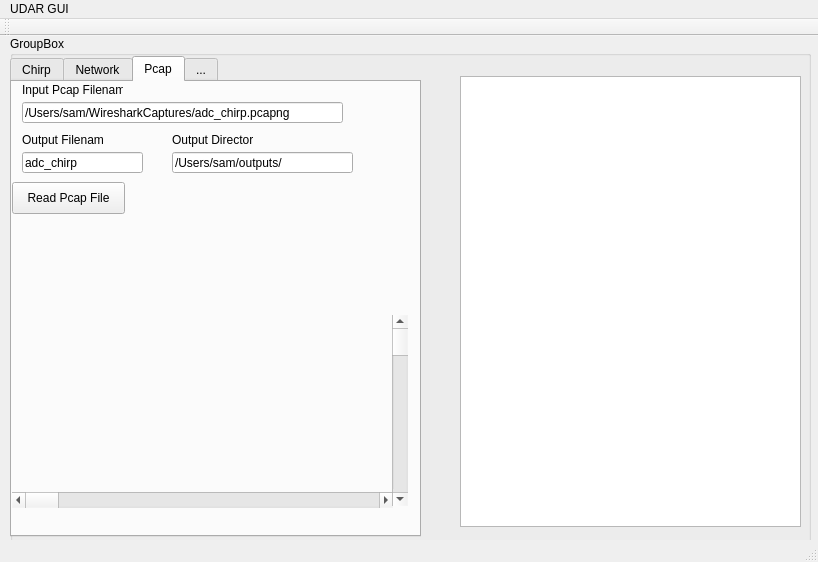
<?xml version="1.0" encoding="UTF-8"?>
<ui version="4.0">
 <class>UDAR_Controller</class>
 <widget class="QMainWindow" name="UDAR_Controller">
  <property name="geometry">
   <rect>
    <x>0</x>
    <y>0</y>
    <width>818</width>
    <height>562</height>
   </rect>
  </property>
  <property name="windowTitle">
   <string>UDAR_Controller</string>
  </property>
  <property name="styleSheet">
   <string notr="true">font: 10pt &quot;.SF NS Text&quot;;</string>
  </property>
  <widget class="QWidget" name="centralWidget">
   <widget class="QGroupBox" name="groupBox">
    <property name="geometry">
     <rect>
      <x>10</x>
      <y>0</y>
      <width>801</width>
      <height>511</height>
     </rect>
    </property>
    <property name="title">
     <string>GroupBox</string>
    </property>
    <widget class="QTabWidget" name="tabWidget">
     <property name="geometry">
      <rect>
       <x>0</x>
       <y>20</y>
       <width>411</width>
       <height>481</height>
      </rect>
     </property>
     <property name="currentIndex">
      <number>2</number>
     </property>
     <widget class="QWidget" name="tab_1">
      <attribute name="title">
       <string>Chirp</string>
      </attribute>
      <widget class="QPushButton" name="readButton">
       <property name="geometry">
        <rect>
         <x>10</x>
         <y>400</y>
         <width>113</width>
         <height>32</height>
        </rect>
       </property>
       <property name="text">
        <string>Read</string>
       </property>
      </widget>
      <widget class="QPushButton" name="writeButton">
       <property name="geometry">
        <rect>
         <x>150</x>
         <y>400</y>
         <width>113</width>
         <height>32</height>
        </rect>
       </property>
       <property name="text">
        <string>Write</string>
       </property>
      </widget>
      <widget class="QLineEdit" name="valueWriteText">
       <property name="geometry">
        <rect>
         <x>150</x>
         <y>370</y>
         <width>113</width>
         <height>21</height>
        </rect>
       </property>
      </widget>
      <widget class="QLineEdit" name="addressText">
       <property name="geometry">
        <rect>
         <x>20</x>
         <y>370</y>
         <width>113</width>
         <height>21</height>
        </rect>
       </property>
      </widget>
      <widget class="QLabel" name="label_6">
       <property name="geometry">
        <rect>
         <x>20</x>
         <y>10</y>
         <width>81</width>
         <height>16</height>
        </rect>
       </property>
       <property name="text">
        <string>Chirp PRF (s)</string>
       </property>
      </widget>
      <widget class="QLabel" name="label_8">
       <property name="geometry">
        <rect>
         <x>20</x>
         <y>200</y>
         <width>101</width>
         <height>16</height>
        </rect>
       </property>
       <property name="text">
        <string>Min Freq. (MHz)</string>
       </property>
      </widget>
      <widget class="QLabel" name="label_10">
       <property name="geometry">
        <rect>
         <x>20</x>
         <y>350</y>
         <width>81</width>
         <height>16</height>
        </rect>
       </property>
       <property name="text">
        <string>Address</string>
       </property>
      </widget>
      <widget class="QLabel" name="label_9">
       <property name="geometry">
        <rect>
         <x>180</x>
         <y>10</y>
         <width>111</width>
         <height>16</height>
        </rect>
       </property>
       <property name="text">
        <string>ADC Sample Cycles</string>
       </property>
      </widget>
      <widget class="QSpinBox" name="adcSamples_spinBox">
       <property name="geometry">
        <rect>
         <x>190</x>
         <y>30</y>
         <width>91</width>
         <height>24</height>
        </rect>
       </property>
       <property name="maximum">
        <number>999999</number>
       </property>
       <property name="value">
        <number>200</number>
       </property>
      </widget>
      <widget class="QDoubleSpinBox" name="minFreq_dSpinBox">
       <property name="geometry">
        <rect>
         <x>20</x>
         <y>220</y>
         <width>101</width>
         <height>24</height>
        </rect>
       </property>
       <property name="decimals">
        <number>6</number>
       </property>
       <property name="maximum">
        <double>999999.999998999992386</double>
       </property>
       <property name="value">
        <double>5.000000000000000</double>
       </property>
      </widget>
      <widget class="QDoubleSpinBox" name="chirpPRF_dSpinBox">
       <property name="geometry">
        <rect>
         <x>20</x>
         <y>30</y>
         <width>111</width>
         <height>24</height>
        </rect>
       </property>
       <property name="decimals">
        <number>6</number>
       </property>
       <property name="maximum">
        <double>999999.999998999992386</double>
       </property>
       <property name="value">
        <double>10.000000000000000</double>
       </property>
      </widget>
      <widget class="QLabel" name="label_7">
       <property name="geometry">
        <rect>
         <x>140</x>
         <y>200</y>
         <width>111</width>
         <height>16</height>
        </rect>
       </property>
       <property name="text">
        <string>Chirp Slope (MHz/us)</string>
       </property>
      </widget>
      <widget class="QDoubleSpinBox" name="chirpSlope_dSpinBox">
       <property name="geometry">
        <rect>
         <x>150</x>
         <y>220</y>
         <width>91</width>
         <height>24</height>
        </rect>
       </property>
       <property name="decimals">
        <number>6</number>
       </property>
       <property name="maximum">
        <double>999999999.999999046325684</double>
       </property>
       <property name="value">
        <double>10.000000000000000</double>
       </property>
      </widget>
      <widget class="QLabel" name="label_13">
       <property name="geometry">
        <rect>
         <x>160</x>
         <y>250</y>
         <width>81</width>
         <height>16</height>
        </rect>
       </property>
       <property name="text">
        <string>Chirp Time (us)</string>
       </property>
      </widget>
      <widget class="QDoubleSpinBox" name="chirpTime_dSpinBox">
       <property name="geometry">
        <rect>
         <x>160</x>
         <y>270</y>
         <width>81</width>
         <height>24</height>
        </rect>
       </property>
       <property name="decimals">
        <number>3</number>
       </property>
       <property name="maximum">
        <double>1000000000.000000000000000</double>
       </property>
       <property name="value">
        <double>5.000000000000000</double>
       </property>
      </widget>
      <widget class="QLabel" name="label_11">
       <property name="geometry">
        <rect>
         <x>150</x>
         <y>350</y>
         <width>81</width>
         <height>16</height>
        </rect>
       </property>
       <property name="text">
        <string>Command</string>
       </property>
      </widget>
      <widget class="QDoubleSpinBox" name="chirpBW_dSpinBox">
       <property name="geometry">
        <rect>
         <x>20</x>
         <y>270</y>
         <width>101</width>
         <height>24</height>
        </rect>
       </property>
       <property name="decimals">
        <number>6</number>
       </property>
       <property name="maximum">
        <double>999999.999998999992386</double>
       </property>
       <property name="value">
        <double>50.000000000000000</double>
       </property>
      </widget>
      <widget class="QLabel" name="label_12">
       <property name="geometry">
        <rect>
         <x>20</x>
         <y>250</y>
         <width>101</width>
         <height>16</height>
        </rect>
       </property>
       <property name="text">
        <string>Bandwidth (MHz)</string>
       </property>
      </widget>
      <widget class="QLabel" name="label_14">
       <property name="geometry">
        <rect>
         <x>120</x>
         <y>70</y>
         <width>91</width>
         <height>16</height>
        </rect>
       </property>
       <property name="text">
        <string>Chirp Tuning Word</string>
       </property>
      </widget>
      <widget class="QDoubleSpinBox" name="clockFreq_dSpinBox">
       <property name="geometry">
        <rect>
         <x>20</x>
         <y>150</y>
         <width>81</width>
         <height>24</height>
        </rect>
       </property>
       <property name="readOnly">
        <bool>false</bool>
       </property>
       <property name="decimals">
        <number>3</number>
       </property>
       <property name="maximum">
        <double>1000.000000000000000</double>
       </property>
       <property name="value">
        <double>491.519999999999982</double>
       </property>
      </widget>
      <widget class="QLabel" name="label_15">
       <property name="geometry">
        <rect>
         <x>220</x>
         <y>70</y>
         <width>81</width>
         <height>16</height>
        </rect>
       </property>
       <property name="text">
        <string>Num. Samples</string>
       </property>
      </widget>
      <widget class="QSpinBox" name="numSamples_spinBox">
       <property name="geometry">
        <rect>
         <x>230</x>
         <y>90</y>
         <width>71</width>
         <height>24</height>
        </rect>
       </property>
       <property name="maximum">
        <number>1000000</number>
       </property>
       <property name="value">
        <number>4096</number>
       </property>
      </widget>
      <widget class="QSpinBox" name="phaseAccLen_spinBox">
       <property name="geometry">
        <rect>
         <x>140</x>
         <y>150</y>
         <width>71</width>
         <height>24</height>
        </rect>
       </property>
       <property name="readOnly">
        <bool>false</bool>
       </property>
       <property name="maximum">
        <number>64</number>
       </property>
       <property name="value">
        <number>16</number>
       </property>
      </widget>
      <widget class="QLabel" name="label_16">
       <property name="geometry">
        <rect>
         <x>130</x>
         <y>130</y>
         <width>101</width>
         <height>16</height>
        </rect>
       </property>
       <property name="text">
        <string>Phase Accum. Len. </string>
       </property>
      </widget>
      <widget class="QLabel" name="label_17">
       <property name="geometry">
        <rect>
         <x>10</x>
         <y>130</y>
         <width>101</width>
         <height>16</height>
        </rect>
       </property>
       <property name="text">
        <string>Clock Freq. (MHz)</string>
       </property>
      </widget>
      <widget class="QLabel" name="label_18">
       <property name="geometry">
        <rect>
         <x>20</x>
         <y>70</y>
         <width>91</width>
         <height>16</height>
        </rect>
       </property>
       <property name="text">
        <string>Freq. Offset Word</string>
       </property>
      </widget>
      <widget class="QSpinBox" name="freqOffset_spinBox">
       <property name="geometry">
        <rect>
         <x>20</x>
         <y>90</y>
         <width>81</width>
         <height>24</height>
        </rect>
       </property>
       <property name="maximum">
        <number>999999</number>
       </property>
       <property name="value">
        <number>768</number>
       </property>
      </widget>
      <widget class="QSpinBox" name="chirpTuningWord_spinBox">
       <property name="geometry">
        <rect>
         <x>130</x>
         <y>90</y>
         <width>81</width>
         <height>24</height>
        </rect>
       </property>
       <property name="maximum">
        <number>999999</number>
       </property>
       <property name="value">
        <number>1</number>
       </property>
      </widget>
      <widget class="QPushButton" name="chirpParamsGenButton">
       <property name="geometry">
        <rect>
         <x>260</x>
         <y>220</y>
         <width>113</width>
         <height>32</height>
        </rect>
       </property>
       <property name="text">
        <string>Calculate Params</string>
       </property>
      </widget>
      <widget class="QPushButton" name="chirpParamsResetButton">
       <property name="geometry">
        <rect>
         <x>260</x>
         <y>150</y>
         <width>113</width>
         <height>32</height>
        </rect>
       </property>
       <property name="text">
        <string>Reset Defaults</string>
       </property>
      </widget>
      <widget class="QCheckBox" name="byteReorderCheckBox">
       <property name="geometry">
        <rect>
         <x>280</x>
         <y>370</y>
         <width>101</width>
         <height>20</height>
        </rect>
       </property>
       <property name="text">
        <string>Reorder Bytes</string>
       </property>
      </widget>
     </widget>
     <widget class="QWidget" name="tab_2">
      <attribute name="title">
       <string>Network</string>
      </attribute>
      <widget class="QLineEdit" name="destMacAddr">
       <property name="geometry">
        <rect>
         <x>10</x>
         <y>50</y>
         <width>141</width>
         <height>21</height>
        </rect>
       </property>
      </widget>
      <widget class="QLineEdit" name="destIpAddr">
       <property name="geometry">
        <rect>
         <x>10</x>
         <y>110</y>
         <width>141</width>
         <height>21</height>
        </rect>
       </property>
      </widget>
      <widget class="QLabel" name="label">
       <property name="geometry">
        <rect>
         <x>10</x>
         <y>30</y>
         <width>59</width>
         <height>16</height>
        </rect>
       </property>
       <property name="text">
        <string>Dest Mac</string>
       </property>
      </widget>
      <widget class="QLabel" name="label_3">
       <property name="geometry">
        <rect>
         <x>10</x>
         <y>90</y>
         <width>59</width>
         <height>16</height>
        </rect>
       </property>
       <property name="text">
        <string>Dest IP</string>
       </property>
      </widget>
      <widget class="QLineEdit" name="srcIpAddr">
       <property name="geometry">
        <rect>
         <x>170</x>
         <y>110</y>
         <width>161</width>
         <height>21</height>
        </rect>
       </property>
      </widget>
      <widget class="QLabel" name="label_2">
       <property name="geometry">
        <rect>
         <x>170</x>
         <y>30</y>
         <width>81</width>
         <height>16</height>
        </rect>
       </property>
       <property name="text">
        <string>Source Mac</string>
       </property>
      </widget>
      <widget class="QLineEdit" name="srcMacAddr">
       <property name="geometry">
        <rect>
         <x>170</x>
         <y>50</y>
         <width>161</width>
         <height>21</height>
        </rect>
       </property>
      </widget>
      <widget class="QLabel" name="label_4">
       <property name="geometry">
        <rect>
         <x>170</x>
         <y>80</y>
         <width>59</width>
         <height>16</height>
        </rect>
       </property>
       <property name="text">
        <string>Source IP</string>
       </property>
      </widget>
      <widget class="QComboBox" name="networkInterfaces">
       <property name="geometry">
        <rect>
         <x>20</x>
         <y>160</y>
         <width>104</width>
         <height>26</height>
        </rect>
       </property>
      </widget>
      <widget class="QLabel" name="label_5">
       <property name="geometry">
        <rect>
         <x>20</x>
         <y>140</y>
         <width>81</width>
         <height>16</height>
        </rect>
       </property>
       <property name="text">
        <string>Interface</string>
       </property>
      </widget>
      <widget class="QPushButton" name="testButton">
       <property name="geometry">
        <rect>
         <x>140</x>
         <y>160</y>
         <width>113</width>
         <height>32</height>
        </rect>
       </property>
       <property name="text">
        <string>Send Test</string>
       </property>
      </widget>
      <widget class="QCheckBox" name="byteReorderTestCheckBox">
       <property name="geometry">
        <rect>
         <x>270</x>
         <y>170</y>
         <width>101</width>
         <height>20</height>
        </rect>
       </property>
       <property name="text">
        <string>Reorder Bytes</string>
       </property>
      </widget>
     </widget>
     <widget class="QWidget" name="tab_3">
      <attribute name="title">
       <string>Pcap</string>
      </attribute>
      <widget class="QLineEdit" name="inputPcapFilename">
       <property name="geometry">
        <rect>
         <x>10</x>
         <y>20</y>
         <width>321</width>
         <height>21</height>
        </rect>
       </property>
       <property name="text">
        <string>/Users/sam/WiresharkCaptures/adc_chirp.pcapng</string>
       </property>
      </widget>
      <widget class="QLineEdit" name="outputPcapFilename">
       <property name="geometry">
        <rect>
         <x>10</x>
         <y>70</y>
         <width>121</width>
         <height>21</height>
        </rect>
       </property>
       <property name="text">
        <string>adc_chirp</string>
       </property>
      </widget>
      <widget class="QPushButton" name="readPcapButton">
       <property name="geometry">
        <rect>
         <x>0</x>
         <y>100</y>
         <width>113</width>
         <height>32</height>
        </rect>
       </property>
       <property name="text">
        <string>Read Pcap File</string>
       </property>
      </widget>
      <widget class="QLabel" name="label_19">
       <property name="geometry">
        <rect>
         <x>10</x>
         <y>0</y>
         <width>101</width>
         <height>16</height>
        </rect>
       </property>
       <property name="text">
        <string>Input Pcap Filename</string>
       </property>
      </widget>
      <widget class="QLabel" name="label_20">
       <property name="geometry">
        <rect>
         <x>10</x>
         <y>50</y>
         <width>81</width>
         <height>16</height>
        </rect>
       </property>
       <property name="text">
        <string>Output Filename</string>
       </property>
      </widget>
      <widget class="QLabel" name="label_21">
       <property name="geometry">
        <rect>
         <x>160</x>
         <y>50</y>
         <width>81</width>
         <height>16</height>
        </rect>
       </property>
       <property name="text">
        <string>Output Directory</string>
       </property>
      </widget>
      <widget class="QLineEdit" name="outputDirectory">
       <property name="geometry">
        <rect>
         <x>160</x>
         <y>70</y>
         <width>181</width>
         <height>21</height>
        </rect>
       </property>
       <property name="text">
        <string>/Users/sam/outputs/</string>
       </property>
      </widget>
      <widget class="QCustomPlot" name="plot" native="true">
       <property name="geometry">
        <rect>
         <x>10</x>
         <y>230</y>
         <width>371</width>
         <height>181</height>
        </rect>
       </property>
      </widget>
      <widget class="QScrollBar" name="horizontalScrollBar">
       <property name="geometry">
        <rect>
         <x>0</x>
         <y>410</y>
         <width>381</width>
         <height>16</height>
        </rect>
       </property>
       <property name="orientation">
        <enum>Qt::Horizontal</enum>
       </property>
      </widget>
      <widget class="QScrollBar" name="verticalScrollBar">
       <property name="geometry">
        <rect>
         <x>380</x>
         <y>233</y>
         <width>16</width>
         <height>191</height>
        </rect>
       </property>
       <property name="orientation">
        <enum>Qt::Vertical</enum>
       </property>
      </widget>
     </widget>
     <widget class="QWidget" name="tab_4">
      <attribute name="title">
       <string>...</string>
      </attribute>
     </widget>
    </widget>
    <widget class="QTextEdit" name="transcript">
     <property name="geometry">
      <rect>
       <x>450</x>
       <y>40</y>
       <width>341</width>
       <height>451</height>
      </rect>
     </property>
     <property name="styleSheet">
      <string notr="true">font: 8pt &quot;Menlo&quot;;</string>
     </property>
    </widget>
   </widget>
  </widget>
  <widget class="QMenuBar" name="menuBar">
   <property name="geometry">
    <rect>
     <x>0</x>
     <y>0</y>
     <width>818</width>
     <height>22</height>
    </rect>
   </property>
   <widget class="QMenu" name="menuUDAR_GUI">
    <property name="title">
     <string>UDAR GUI</string>
    </property>
   </widget>
   <addaction name="menuUDAR_GUI"/>
  </widget>
  <widget class="QToolBar" name="mainToolBar">
   <attribute name="toolBarArea">
    <enum>TopToolBarArea</enum>
   </attribute>
   <attribute name="toolBarBreak">
    <bool>false</bool>
   </attribute>
  </widget>
  <widget class="QStatusBar" name="statusBar"/>
 </widget>
 <layoutdefault spacing="6" margin="11"/>
 <customwidgets>
  <customwidget>
   <class>QCustomPlot</class>
   <extends>QWidget</extends>
   <header>../../qcustomplot.h</header>
   <container>1</container>
  </customwidget>
 </customwidgets>
 <resources/>
 <connections/>
</ui>
